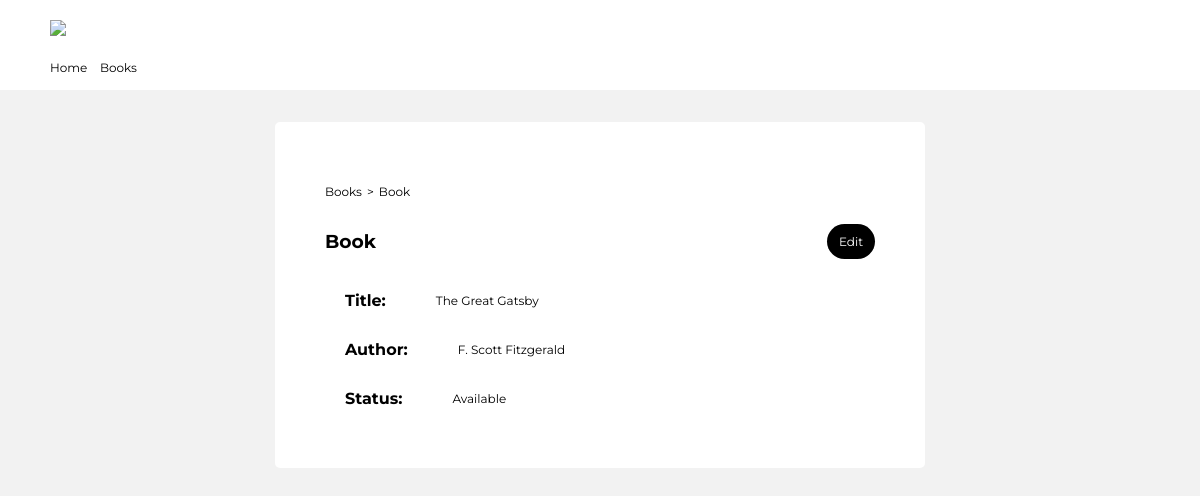
Page /view/05506514-3828-11ed-b3b9-38c98606cc6a/ on the committed database.
### bookapp/models.py (models this page shows, shortened)
class Book(models.Model):
    title = models.CharField(max_length=200, null=True, blank=True)
    author = models.CharField(max_length=200, null=True, blank=True)
    STATUS = (
        ("Available", "Available"),
        ("No available", "No available"),
    )
    status = models.CharField(max_length=200, choices=STATUS, null=True, blank=True)
    CHECKED = (
        ("None", "None"),
    )
    checked = models.CharField(max_length=200, choices=CHECKED, null=True, blank=True)
    created = models.DateTimeField(auto_now_add=True)
    id = models.UUIDField(default=uuid.uuid1, unique=True, primary_key=True, editable=False)

### bookapp/views.py (the view)
# urls.py: path("view/<str:pk>/", views.viewBook, name="view-book"),
def viewBook(request, pk):
    book = Book.objects.get(id=pk)
    context = {
        "book": book,
    }
    return render(request, "bookapp/view_book.html", context)

### bookapp/templates/bookapp/view_book.html
{% extends 'main.html' %}
{% block content %}
<section class="contaner-create">
    <div class="header-back">
        <a href="{% url 'mainPage' %}">Books</a>
        <p>&#62;</p>
        <p>Book</p>
    </div>
    <div class="header">
        <h3>Book</h3>
        <a href="{% url 'edit-book' book.id %}" class="btn-edit btn-header">Edit</a>
    </div >
    <div class="form-view">
        <h4>Title:</h4>
        <p>{{book.title}}</p>
    </div>
    <div class="form-view">
        <h4>Author:</h4>
        <p>{{book.author}}</p>
    </div>
    <div class="form-view">
        <h4>Status:</h4>
        <p>{{book.status}}</p>
    </div>
</section>
{% endblock content %}

### static/styles/main.css (style rules this page uses)
body { background-color: #F2F2F2; margin: 0; font-family: 'Montserrat', sans-serif; }
.contaner-create { background-color: #fff; max-width: 550px; margin: 0 auto; margin-top: 2em; border-radius: 5px; padding: 50px; padding-top: 30px; }
.header { display: flex; align-items: center; }
.btn-header { margin-left: auto; }
.btn-edit { background-color: #000; color: #fff; font-size: 12px; text-decoration: none; padding: 10px 12px; border-radius: 25px; }
.form-view h4 { margin: 0; }
.form-view p { font-size: 12px; }
.form-view { display: flex; align-items: center; gap: 50px; margin: 10px 0 0 20px; }
.header-back { display: flex; width: auto; padding-top: 20px; align-items: center; justify-content: flex-start; gap: 5px; }
.header-back p { font-size: 12px; }
.header-back a { font-size: 12px; text-decoration: none; color: #000; }

### rows in the picture
Book: title "The Great Gatsby", author "F. Scott Fitzgerald", status "Available"
